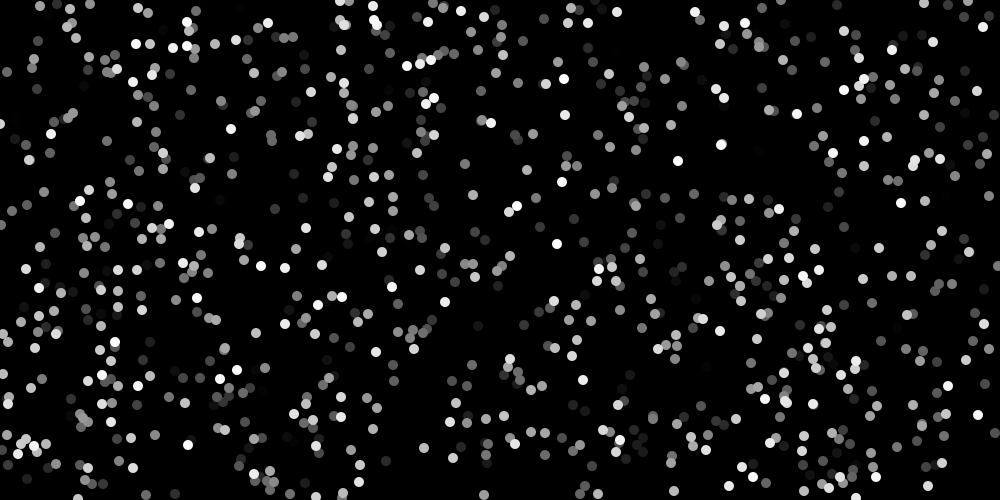
Frame 1 (no input)
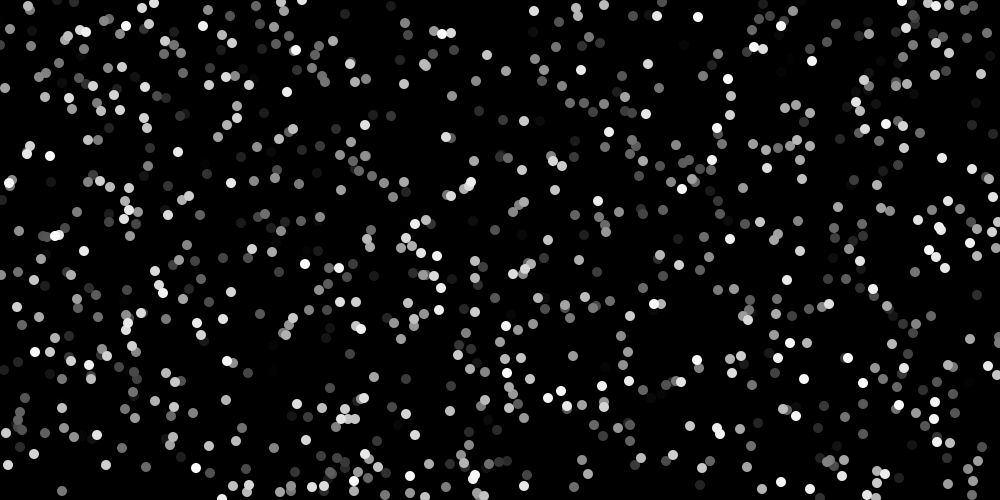
Frame 60 (the mouse pressed at the canvas centre just before this capture)
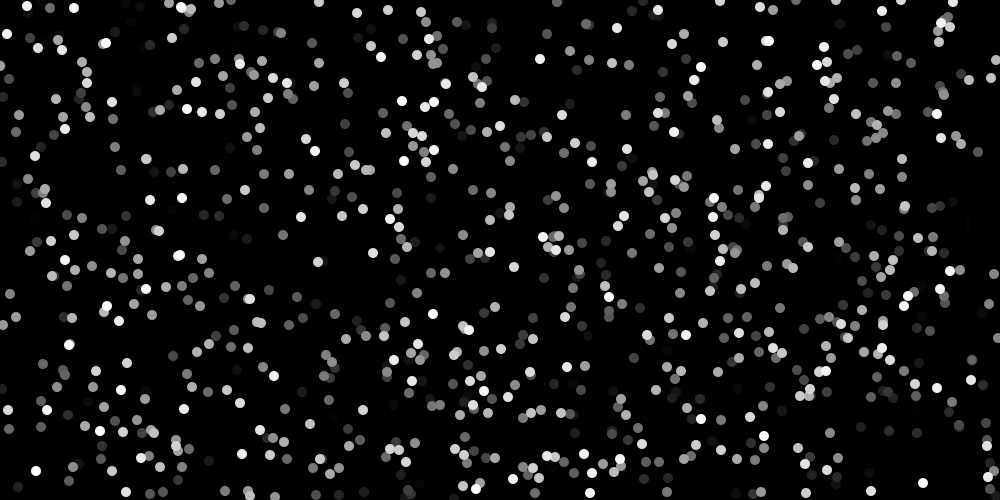
Frame 120 (the mouse held since frame 60 and released just before this capture)

The Processing sketch that drew these frames (run headless with seeded random() and noise(); from frame 60 on, the mouse is pressed at the canvas centre):

// Processing sketch: arrayRandomCircles
// ── arrayRandomCircles.pde
int[] circleX = new int [900];
int[] circleY = new int [900];

void setup() {
  size (1000, 500);

}

void draw() {
  background(0);
  noStroke();
    for (int i =0; i < circleX.length; i++){
    circleX[i] = int(random(0, width));
    circleY[i] = int(random(0, height));
  }
  for (int i = 0; i < circleX.length; i++) {
     float red = map (i, 0, circleX.length, 0, 255);
     float green = map (i, 0, circleX.length, 0, 255);
     float blue = map (i, 0, circleX.length, 0, 255);
     fill(red, green, blue);
     ellipse(circleX[i], circleY[i], 10, 10);
  }

   
}
